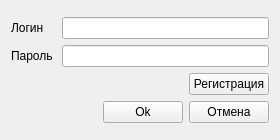
<?xml version="1.0" encoding="UTF-8"?>
<ui version="4.0">
 <class>Form</class>
 <widget class="QWidget" name="Form">
  <property name="windowModality">
   <enum>Qt::NonModal</enum>
  </property>
  <property name="geometry">
   <rect>
    <x>0</x>
    <y>0</y>
    <width>280</width>
    <height>140</height>
   </rect>
  </property>
  <property name="minimumSize">
   <size>
    <width>280</width>
    <height>140</height>
   </size>
  </property>
  <property name="maximumSize">
   <size>
    <width>280</width>
    <height>140</height>
   </size>
  </property>
  <property name="windowTitle">
   <string>Form</string>
  </property>
  <layout class="QVBoxLayout" name="verticalLayout_2">
   <item>
    <layout class="QVBoxLayout" name="verticalLayout">
     <item>
      <layout class="QHBoxLayout" name="horizontalLayout">
       <item>
        <widget class="QLabel" name="labelLogin">
         <property name="minimumSize">
          <size>
           <width>45</width>
           <height>0</height>
          </size>
         </property>
         <property name="font">
          <font>
           <pointsize>9</pointsize>
           <bold>false</bold>
          </font>
         </property>
         <property name="text">
          <string>Логин</string>
         </property>
        </widget>
       </item>
       <item>
        <widget class="QLineEdit" name="lineEditLogin"/>
       </item>
      </layout>
     </item>
     <item>
      <layout class="QHBoxLayout" name="horizontalLayout_2">
       <item>
        <widget class="QLabel" name="labelPassword">
         <property name="minimumSize">
          <size>
           <width>45</width>
           <height>0</height>
          </size>
         </property>
         <property name="font">
          <font>
           <pointsize>9</pointsize>
           <bold>false</bold>
          </font>
         </property>
         <property name="text">
          <string>Пароль</string>
         </property>
        </widget>
       </item>
       <item>
        <widget class="QLineEdit" name="lineEditPassword">
         <property name="frame">
          <bool>true</bool>
         </property>
         <property name="echoMode">
          <enum>QLineEdit::Normal</enum>
         </property>
        </widget>
       </item>
      </layout>
     </item>
     <item>
      <layout class="QHBoxLayout" name="horizontalLayout_3">
       <item>
        <spacer name="horizontalSpacer">
         <property name="orientation">
          <enum>Qt::Horizontal</enum>
         </property>
         <property name="sizeHint" stdset="0">
          <size>
           <width>40</width>
           <height>20</height>
          </size>
         </property>
        </spacer>
       </item>
       <item>
        <widget class="QPushButton" name="pushButtonRegistration">
         <property name="text">
          <string>Регистрация</string>
         </property>
        </widget>
       </item>
      </layout>
     </item>
     <item>
      <layout class="QHBoxLayout" name="horizontalLayout_4">
       <item>
        <spacer name="horizontalSpacer_2">
         <property name="orientation">
          <enum>Qt::Horizontal</enum>
         </property>
         <property name="sizeHint" stdset="0">
          <size>
           <width>40</width>
           <height>20</height>
          </size>
         </property>
        </spacer>
       </item>
       <item>
        <widget class="QPushButton" name="pushButtonOk">
         <property name="text">
          <string>Ok</string>
         </property>
        </widget>
       </item>
       <item>
        <widget class="QPushButton" name="pushButtonCancel">
         <property name="text">
          <string>Отмена</string>
         </property>
        </widget>
       </item>
      </layout>
     </item>
    </layout>
   </item>
  </layout>
 </widget>
 <resources/>
 <connections/>
</ui>
